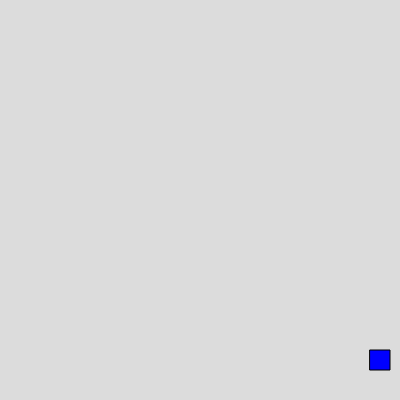
Frame 1 (no input)
Frame 60 (no input): identical to frame 1, image omitted
Frame 120 (the mouse pressed at the canvas centre since frame 60): identical to frame 1, image omitted

The p5.js sketch that drew this single still picture (run headless with seeded random() and noise() and a simulated clock; from frame 60 on, the mouse is pressed at the canvas centre):

// p5.js sketch
// ── sketch.js
var largura = 400 , altura = 400;
var player,ammunition;

function setup() {
  createCanvas(largura, altura);
  describe("A 400 by 400 pixel gray canvas.");
  player = new Nave(largura-30,altura-50,"blue");
  ammunition = []
}

function draw() {
  background(220);
  player.show();
  gameControls();
  Interface.animeShot(ammunition);
  Interface.destroiShot(ammunition);
}

function keyPressed(){
  if(keyCode === 32) ammunition.push(new Bullet(player.getX()+10,player.getY()+10));
}

function gameControls(){
    if(keyIsDown(UP_ARROW) && player.getY() > 0) player.setY(player.getY() - 3);
    if(keyIsDown(DOWN_ARROW) && player.getY() < altura-20) player.setY(player.getY() + 3);
}
// ── Bullet.js
class Bullet{
    #xBullet;
    #yBullet;
    constructor(x,y){
        this.#xBullet = x;
        this.#yBullet = y;
    }
    show(){
        fill("orange");
        circle(this.#xBullet,this.#yBullet,5);
    }
    automove(speed){
        this.#xBullet -= speed;
    }
    getX(){
        return this.#xBullet;
    }
}
// ── Interface.js
class Interface{
    static animeShot(ammunition){
        ammunition.forEach(shot => {
            shot.show();
            shot.automove(4);
        });
    }
    static destroiShot(ammunition){
        ammunition.forEach(shot => {
            if(shot.getX() < -5) ammunition.splice(0,1);
        });
    }
}
// ── Nave.js
class Nave{
    #xNave;
    #yNave;
    #cor;
    constructor(x,y,cor){
        this.#xNave = x;
        this.#yNave = y;
        this.#cor = cor;
    }
    show(){
        fill(this.#cor);
        square(this.#xNave, this.#yNave,20);
    }
    getX(){
        return this.#xNave;
    }
    setX(x){
        this.#xNave = x;
    }
    getY(){
        return this.#yNave;
    }
    setY(y){
        this.#yNave = y;
    }
}
// ── style.css
html, body {
  margin: 0;
  padding: 0;
  height: 100%;
  display: flex;
  justify-content: center;
  background-color: #7ca0ab;
}
canvas {
  display: block;
}
